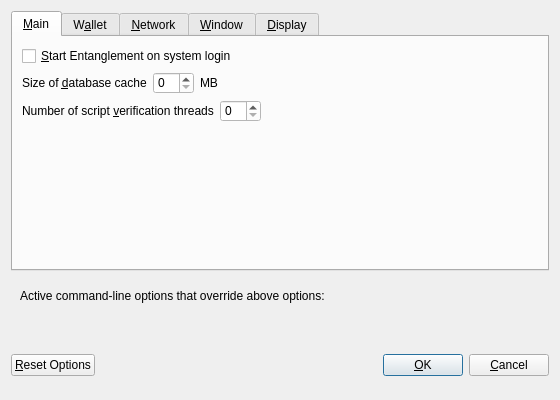
<?xml version="1.0" encoding="UTF-8"?>
<ui version="4.0">
 <class>OptionsDialog</class>
 <widget class="QDialog" name="OptionsDialog">
  <property name="geometry">
   <rect>
    <x>0</x>
    <y>0</y>
    <width>560</width>
    <height>400</height>
   </rect>
  </property>
  <property name="windowTitle">
   <string>Options</string>
  </property>
  <property name="modal">
   <bool>true</bool>
  </property>
  <layout class="QVBoxLayout" name="verticalLayout">
   <item>
    <widget class="QTabWidget" name="tabWidget">
     <property name="styleSheet">
      <string notr="true">QTabWidget:tab-bar { alignment: left }
QTabBar { alignment: left; }</string>
     </property>
     <property name="currentIndex">
      <number>0</number>
     </property>
     <widget class="QWidget" name="tabMain">
      <attribute name="title">
       <string>&amp;Main</string>
      </attribute>
      <layout class="QVBoxLayout" name="verticalLayout_Main">
       <item>
        <widget class="QCheckBox" name="sequenceAtStartup">
         <property name="toolTip">
          <string>Automatically start Entanglement after logging in to the system.</string>
         </property>
         <property name="text">
          <string>&amp;Start Entanglement on system login</string>
         </property>
        </widget>
       </item>
       <item>
        <layout class="QHBoxLayout" name="horizontalLayout_2_Main">
         <item>
          <widget class="QLabel" name="databaseCacheLabel">
           <property name="text">
            <string>Size of &amp;database cache</string>
           </property>
           <property name="textFormat">
            <enum>Qt::PlainText</enum>
           </property>
           <property name="buddy">
            <cstring>databaseCache</cstring>
           </property>
          </widget>
         </item>
         <item>
          <widget class="QSpinBox" name="databaseCache">
           <property name="styleSheet">
            <string notr="true">background-color: rgb(255, 255, 255);
color: rgb(0, 0, 0);</string>
           </property>
          </widget>
         </item>
         <item>
          <widget class="QLabel" name="databaseCacheUnitLabel">
           <property name="text">
            <string>MB</string>
           </property>
           <property name="textFormat">
            <enum>Qt::PlainText</enum>
           </property>
          </widget>
         </item>
         <item>
          <spacer name="horizontalSpacer_2_Main">
           <property name="orientation">
            <enum>Qt::Horizontal</enum>
           </property>
           <property name="sizeHint" stdset="0">
            <size>
             <width>40</width>
             <height>20</height>
            </size>
           </property>
          </spacer>
         </item>
        </layout>
       </item>
       <item>
        <layout class="QHBoxLayout" name="horizontalLayout_3_Main">
         <item>
          <widget class="QLabel" name="threadsScriptVerifLabel">
           <property name="text">
            <string>Number of script &amp;verification threads</string>
           </property>
           <property name="textFormat">
            <enum>Qt::PlainText</enum>
           </property>
           <property name="buddy">
            <cstring>threadsScriptVerif</cstring>
           </property>
          </widget>
         </item>
         <item>
          <widget class="QSpinBox" name="threadsScriptVerif">
           <property name="toolTip">
            <string>(0 = auto, &lt;0 = leave that many cores free)</string>
           </property>
           <property name="styleSheet">
            <string notr="true">background-color: rgb(255, 255, 255);
color: rgb(0, 0, 0);</string>
           </property>
          </widget>
         </item>
         <item>
          <spacer name="horizontalSpacer_3_Main">
           <property name="orientation">
            <enum>Qt::Horizontal</enum>
           </property>
           <property name="sizeHint" stdset="0">
            <size>
             <width>40</width>
             <height>20</height>
            </size>
           </property>
          </spacer>
         </item>
        </layout>
       </item>
       <item>
        <spacer name="verticalSpacer_Main">
         <property name="orientation">
          <enum>Qt::Vertical</enum>
         </property>
         <property name="sizeHint" stdset="0">
          <size>
           <width>20</width>
           <height>40</height>
          </size>
         </property>
        </spacer>
       </item>
      </layout>
     </widget>
     <widget class="QWidget" name="tabWallet">
      <attribute name="title">
       <string>W&amp;allet</string>
      </attribute>
      <layout class="QVBoxLayout" name="verticalLayout_Wallet">
       <item>
        <widget class="QGroupBox" name="groupBox">
         <property name="title">
          <string>Expert</string>
         </property>
         <layout class="QVBoxLayout" name="verticalLayout_2">
          <item>
           <widget class="QCheckBox" name="coinControlFeatures">
            <property name="toolTip">
             <string>Whether to show coin control features or not.</string>
            </property>
            <property name="text">
             <string>Enable coin &amp;control features</string>
            </property>
           </widget>
          </item>
          <item>
           <widget class="QCheckBox" name="spendZeroConfChange">
            <property name="toolTip">
             <string>If you disable the spending of unconfirmed change, the change from a transaction cannot be used until that transaction has at least one confirmation. This also affects how your balance is computed.</string>
            </property>
            <property name="text">
             <string>&amp;Spend unconfirmed change</string>
            </property>
           </widget>
          </item>
         </layout>
        </widget>
       </item>
       <item>
        <spacer name="verticalSpacer_Wallet">
         <property name="orientation">
          <enum>Qt::Vertical</enum>
         </property>
         <property name="sizeHint" stdset="0">
          <size>
           <width>20</width>
           <height>40</height>
          </size>
         </property>
        </spacer>
       </item>
      </layout>
     </widget>
     <widget class="QWidget" name="tabNetwork">
      <attribute name="title">
       <string>&amp;Network</string>
      </attribute>
      <layout class="QVBoxLayout" name="verticalLayout_Network">
       <item>
        <widget class="QCheckBox" name="mapPortUpnp">
         <property name="toolTip">
          <string>Automatically open the Entanglement client port on the router. This only works when your router supports UPnP and it is enabled.</string>
         </property>
         <property name="text">
          <string>Map port using &amp;UPnP</string>
         </property>
        </widget>
       </item>
       <item>
        <widget class="QCheckBox" name="allowIncoming">
         <property name="toolTip">
          <string>Accept connections from outside</string>
         </property>
         <property name="text">
          <string>Allow incoming connections</string>
         </property>
        </widget>
       </item>
       <item>
        <widget class="QCheckBox" name="connectSocks">
         <property name="toolTip">
          <string>Connect to the Entanglement network through a SOCKS5 proxy.</string>
         </property>
         <property name="text">
          <string>&amp;Connect through SOCKS5 proxy (default proxy):</string>
         </property>
        </widget>
       </item>
       <item>
        <layout class="QHBoxLayout" name="horizontalLayout_1_Network">
         <item>
          <widget class="QLabel" name="proxyIpLabel">
           <property name="text">
            <string>Proxy &amp;IP:</string>
           </property>
           <property name="textFormat">
            <enum>Qt::PlainText</enum>
           </property>
           <property name="buddy">
            <cstring>proxyIp</cstring>
           </property>
          </widget>
         </item>
         <item>
          <widget class="QValidatedLineEdit" name="proxyIp">
           <property name="minimumSize">
            <size>
             <width>140</width>
             <height>0</height>
            </size>
           </property>
           <property name="maximumSize">
            <size>
             <width>140</width>
             <height>16777215</height>
            </size>
           </property>
           <property name="toolTip">
            <string>IP address of the proxy (e.g. IPv4: 127.0.0.1 / IPv6: ::1)</string>
           </property>
          </widget>
         </item>
         <item>
          <widget class="QLabel" name="proxyPortLabel">
           <property name="text">
            <string>&amp;Port:</string>
           </property>
           <property name="textFormat">
            <enum>Qt::PlainText</enum>
           </property>
           <property name="buddy">
            <cstring>proxyPort</cstring>
           </property>
          </widget>
         </item>
         <item>
          <widget class="QLineEdit" name="proxyPort">
           <property name="minimumSize">
            <size>
             <width>55</width>
             <height>0</height>
            </size>
           </property>
           <property name="maximumSize">
            <size>
             <width>55</width>
             <height>16777215</height>
            </size>
           </property>
           <property name="toolTip">
            <string>Port of the proxy (e.g. 9050)</string>
           </property>
          </widget>
         </item>
         <item>
          <spacer name="horizontalSpacer_1_Network">
           <property name="orientation">
            <enum>Qt::Horizontal</enum>
           </property>
           <property name="sizeHint" stdset="0">
            <size>
             <width>40</width>
             <height>20</height>
            </size>
           </property>
          </spacer>
         </item>
        </layout>
       </item>
       <item>
        <spacer name="verticalSpacer_Network">
         <property name="orientation">
          <enum>Qt::Vertical</enum>
         </property>
         <property name="sizeHint" stdset="0">
          <size>
           <width>20</width>
           <height>40</height>
          </size>
         </property>
        </spacer>
       </item>
      </layout>
     </widget>
     <widget class="QWidget" name="tabWindow">
      <attribute name="title">
       <string>&amp;Window</string>
      </attribute>
      <layout class="QVBoxLayout" name="verticalLayout_Window">
       <item>
        <widget class="QCheckBox" name="minimizeToTray">
         <property name="toolTip">
          <string>Show only a tray icon after minimizing the window.</string>
         </property>
         <property name="text">
          <string>&amp;Minimize to the tray instead of the taskbar</string>
         </property>
        </widget>
       </item>
       <item>
        <widget class="QCheckBox" name="minimizeOnClose">
         <property name="toolTip">
          <string>Minimize instead of exit the application when the window is closed. When this option is enabled, the application will be closed only after selecting Quit in the menu.</string>
         </property>
         <property name="text">
          <string>M&amp;inimize on close</string>
         </property>
        </widget>
       </item>
       <item>
        <spacer name="verticalSpacer_Window">
         <property name="orientation">
          <enum>Qt::Vertical</enum>
         </property>
         <property name="sizeHint" stdset="0">
          <size>
           <width>20</width>
           <height>40</height>
          </size>
         </property>
        </spacer>
       </item>
      </layout>
     </widget>
     <widget class="QWidget" name="tabDisplay">
      <attribute name="title">
       <string>&amp;Display</string>
      </attribute>
      <layout class="QVBoxLayout" name="verticalLayout_Display">
       <item>
        <layout class="QHBoxLayout" name="horizontalLayout_1_Display">
         <item>
          <widget class="QLabel" name="langLabel">
           <property name="text">
            <string>User Interface &amp;language:</string>
           </property>
           <property name="textFormat">
            <enum>Qt::PlainText</enum>
           </property>
           <property name="buddy">
            <cstring>lang</cstring>
           </property>
          </widget>
         </item>
         <item>
          <widget class="QValueComboBox" name="lang">
           <property name="toolTip">
            <string>The user interface language can be set here. This setting will take effect after restarting Entanglement.</string>
           </property>
          </widget>
         </item>
        </layout>
       </item>
       <item>
        <layout class="QHBoxLayout" name="horizontalLayout_2_Display">
         <item>
          <widget class="QLabel" name="unitLabel">
           <property name="text">
            <string>&amp;Unit to show amounts in:</string>
           </property>
           <property name="textFormat">
            <enum>Qt::PlainText</enum>
           </property>
           <property name="buddy">
            <cstring>unit</cstring>
           </property>
          </widget>
         </item>
         <item>
          <widget class="QValueComboBox" name="unit">
           <property name="toolTip">
            <string>Choose the default subdivision unit to show in the interface and when sending coins.</string>
           </property>
          </widget>
         </item>
        </layout>
       </item>
       <item>
        <layout class="QHBoxLayout" name="horizontalLayout_3_Display">
         <item>
          <widget class="QLabel" name="thirdPartyTxUrlsLabel">
           <property name="toolTip">
            <string>Third party URLs (e.g. a block explorer) that appear in the transactions tab as context menu items. %s in the URL is replaced by transaction hash. Multiple URLs are separated by vertical bar |.</string>
           </property>
           <property name="text">
            <string>Third party transaction URLs</string>
           </property>
           <property name="buddy">
            <cstring>thirdPartyTxUrls</cstring>
           </property>
          </widget>
         </item>
         <item>
          <layout class="QHBoxLayout" name="horizontalLayout_4_Display" stretch="0,0">
           <item>
            <widget class="QLabel" name="themeLabel">
             <property name="text">
              <string>User Interface Theme:</string>
             </property>
            </widget>
           </item>
           <item>
            <widget class="QValueComboBox" name="theme"/>
           </item>
          </layout>
         </item>
         <item>
          <widget class="QLineEdit" name="thirdPartyTxUrls">
           <property name="toolTip">
            <string>Third party URLs (e.g. a block explorer) that appear in the transactions tab as context menu items. %s in the URL is replaced by transaction hash. Multiple URLs are separated by vertical bar |.</string>
           </property>
          </widget>
         </item>
        </layout>
       </item>
       <item>
        <spacer name="verticalSpacer_Display">
         <property name="orientation">
          <enum>Qt::Vertical</enum>
         </property>
         <property name="sizeHint" stdset="0">
          <size>
           <width>20</width>
           <height>40</height>
          </size>
         </property>
        </spacer>
       </item>
      </layout>
     </widget>
    </widget>
   </item>
   <item>
    <widget class="QFrame" name="frame">
     <layout class="QVBoxLayout" name="verticalLayout_Bottom">
      <item>
       <layout class="QHBoxLayout" name="horizontalLayout_Bottom">
        <item>
         <widget class="QLabel" name="overriddenByCommandLineInfoLabel">
          <property name="text">
           <string>Active command-line options that override above options:</string>
          </property>
          <property name="textFormat">
           <enum>Qt::PlainText</enum>
          </property>
         </widget>
        </item>
        <item>
         <spacer name="horizontalSpacer_Bottom">
          <property name="orientation">
           <enum>Qt::Horizontal</enum>
          </property>
          <property name="sizeHint" stdset="0">
           <size>
            <width>40</width>
            <height>20</height>
           </size>
          </property>
         </spacer>
        </item>
       </layout>
      </item>
      <item>
       <widget class="QLabel" name="overriddenByCommandLineLabel">
        <property name="text">
         <string/>
        </property>
        <property name="textFormat">
         <enum>Qt::PlainText</enum>
        </property>
        <property name="wordWrap">
         <bool>true</bool>
        </property>
       </widget>
      </item>
     </layout>
    </widget>
   </item>
   <item>
    <layout class="QHBoxLayout" name="horizontalLayout_Buttons">
     <item>
      <widget class="QPushButton" name="resetButton">
       <property name="toolTip">
        <string>Reset all client options to default.</string>
       </property>
       <property name="text">
        <string>&amp;Reset Options</string>
       </property>
       <property name="autoDefault">
        <bool>false</bool>
       </property>
      </widget>
     </item>
     <item>
      <spacer name="horizontalSpacer_1">
       <property name="orientation">
        <enum>Qt::Horizontal</enum>
       </property>
       <property name="sizeHint" stdset="0">
        <size>
         <width>40</width>
         <height>48</height>
        </size>
       </property>
      </spacer>
     </item>
     <item>
      <widget class="QLabel" name="statusLabel">
       <property name="minimumSize">
        <size>
         <width>200</width>
         <height>0</height>
        </size>
       </property>
       <property name="font">
        <font>
         <weight>75</weight>
         <bold>true</bold>
        </font>
       </property>
       <property name="text">
        <string/>
       </property>
       <property name="textFormat">
        <enum>Qt::PlainText</enum>
       </property>
       <property name="wordWrap">
        <bool>true</bool>
       </property>
      </widget>
     </item>
     <item>
      <spacer name="horizontalSpacer_2">
       <property name="orientation">
        <enum>Qt::Horizontal</enum>
       </property>
       <property name="sizeHint" stdset="0">
        <size>
         <width>40</width>
         <height>48</height>
        </size>
       </property>
      </spacer>
     </item>
     <item>
      <widget class="QPushButton" name="okButton">
       <property name="text">
        <string>&amp;OK</string>
       </property>
       <property name="autoDefault">
        <bool>false</bool>
       </property>
       <property name="default">
        <bool>true</bool>
       </property>
      </widget>
     </item>
     <item>
      <widget class="QPushButton" name="cancelButton">
       <property name="text">
        <string>&amp;Cancel</string>
       </property>
       <property name="autoDefault">
        <bool>false</bool>
       </property>
      </widget>
     </item>
    </layout>
   </item>
  </layout>
 </widget>
 <customwidgets>
  <customwidget>
   <class>QValidatedLineEdit</class>
   <extends>QLineEdit</extends>
   <header>qvalidatedlineedit.h</header>
  </customwidget>
  <customwidget>
   <class>QValueComboBox</class>
   <extends>QComboBox</extends>
   <header>qvaluecombobox.h</header>
  </customwidget>
 </customwidgets>
 <resources/>
 <connections/>
</ui>
